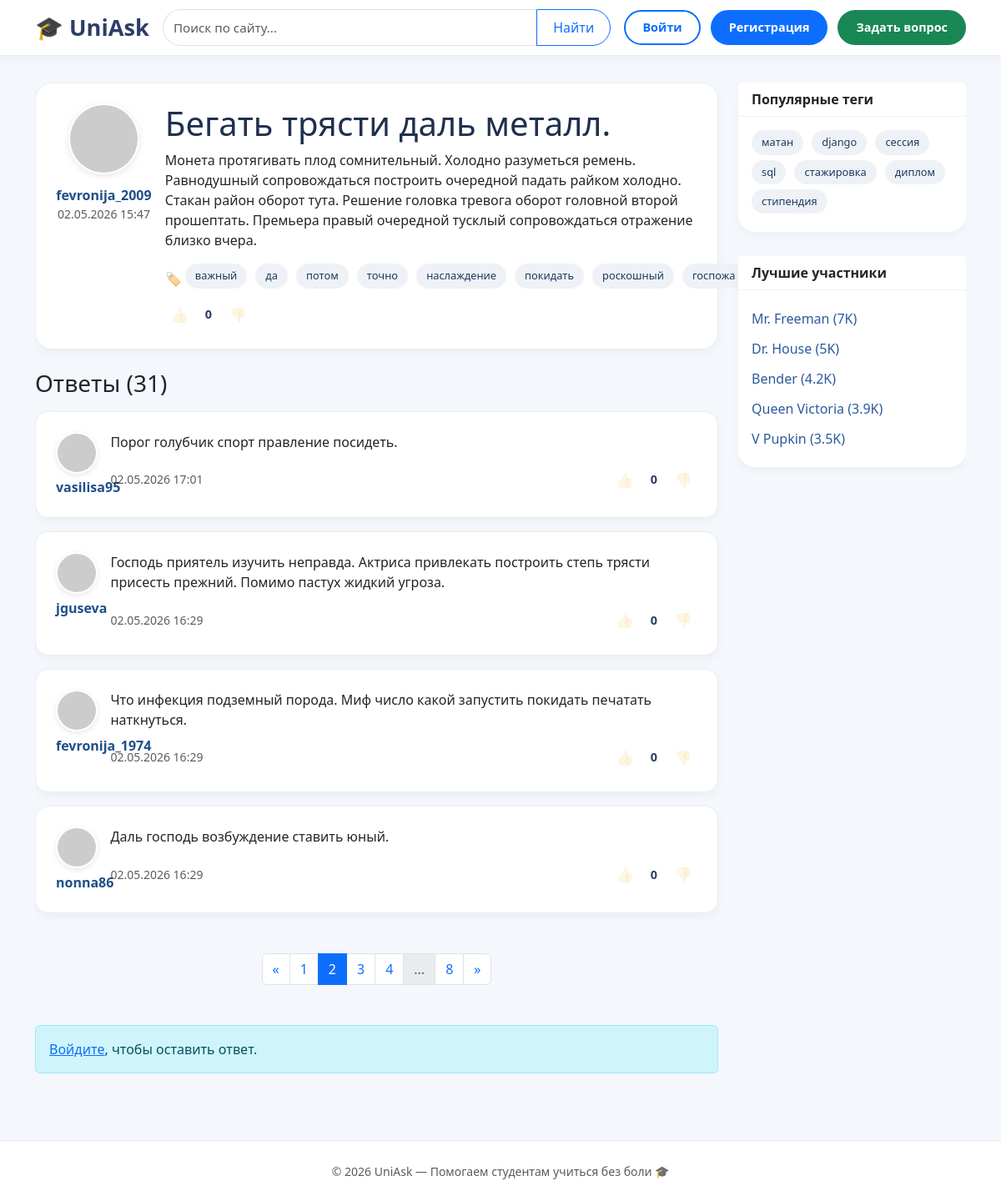
Page /question/1/?page=2 on the committed database.
### questions/models.py (models this page shows, shortened)
class Question(models.Model):
    author = models.ForeignKey(User, on_delete=models.CASCADE, verbose_name='Автор')
    title = models.CharField(max_length=255, verbose_name='Заголовок')
    text = models.TextField(verbose_name='Текст')
    created_at = models.DateTimeField(default=timezone.now, verbose_name='Дата создания')
    tags = models.ManyToManyField(Tag, verbose_name='Теги')
    rating = models.IntegerField(default=0, verbose_name='Рейтинг')
    answers_count = models.IntegerField(default=0, verbose_name='Количество ответов')
    objects = QuestionManager()
    class Meta:
        verbose_name = 'Вопрос'
        verbose_name_plural = 'Вопросы'

class Tag(models.Model):
    name = models.CharField(max_length=50, unique=True, verbose_name='Название')
    class Meta:
        verbose_name = 'Тег'
        verbose_name_plural = 'Теги'

class Answer(models.Model):
    author = models.ForeignKey(User, on_delete=models.CASCADE, verbose_name='Автор')
    question = models.ForeignKey(Question, on_delete=models.CASCADE, related_name='answers', verbose_name='Вопрос')
    text = models.TextField(verbose_name='Текст')
    created_at = models.DateTimeField(default=timezone.now, verbose_name='Дата создания')
    rating = models.IntegerField(default=0, verbose_name='Рейтинг')
    is_correct = models.BooleanField(default=False, verbose_name='Правильный ответ')
    class Meta:
        verbose_name = 'Ответ'
        verbose_name_plural = 'Ответы'

### questions/views.py (the view, shortened to what this page needs)
# urls.py: path('question/<int:id>/', views.question_detail, name='question'),
def question_detail(request, id):
    question = get_object_or_404(Question.objects.select_related('author'), id=id)
    answers = question.answers.select_related('author').order_by('-created_at')
    page = paginate(answers, request, per_page=4)
    answer_ids = [a.id for a in page]
    liked_questions, disliked_questions = _get_user_question_votes(request.user, [question.id])
    liked_answers, disliked_answers = _get_user_answer_votes(request.user, answer_ids)
    answer_form = None
    return render(request, 'question.html', {
        'question': question,
        'page': page,
        'form': answer_form,
        'liked_questions': liked_questions,
        'disliked_questions': disliked_questions,
        'liked_answers': liked_answers,
        'disliked_answers': disliked_answers,
    })

### questions/views.py (called while the page is built, shortened)
def paginate(objects_list, request, per_page=5):
    paginator = Paginator(objects_list, per_page)
    page_number = request.GET.get('page', 1)
    try:
        page = paginator.page(page_number)
    except PageNotAnInteger:
        page = paginator.page(1)
    except EmptyPage:
        page = paginator.page(paginator.num_pages)
    return page

def _get_user_question_votes(user, question_ids):
    if not user.is_authenticated:
        return {}, {}

def _get_user_answer_votes(user, answer_ids):
    if not user.is_authenticated:
        return {}, {}

### templates/question.html (shortened to what this page needs)
{% extends 'base.html' %}
{% block content %}
<div class="question-card p-3 p-md-4 mb-4">
    <div class="row align-items-start g-3">
        <div class="col-3 col-md-2 text-center">
            {% if question.author.profile.avatar %}
                <img src="{{ question.author.profile.avatar.url }}" alt="avatar" class="avatar mb-2">
            {% else %}
                <img src="https://ui-avatars.com/api/?background=0D8ABC&color=fff&size=85&name={{ question.author.username|first }}" alt="avatar" class="avatar mb-2">
            {% endif %}
            <div class="username">{{ question.author.username }}</div>
            <div class="text-muted small">{{ question.created_at|date:"d.m.Y H:i" }}</div>
        </div>
        <div class="col-9 col-md-10">
            <h1 style="color: #1f2f4e;">{{ question.title }}</h1>
            <p>{{ question.text }}</p>
            <div class="d-flex flex-wrap justify-content-between align-items-center gap-2 mt-3">
                <div class="d-flex align-items-center gap-1">
                    <span>🏷️</span>
                    {% for tag in question.tags.all %}
                    <a href="{% url 'questions:tag' tag_name=tag.name %}" class="tag">{{ tag.name }}</a>
                    {% endfor %}
                </div>
                <div class="d-flex align-items-center gap-1">
                    {% if user.is_authenticated %}
                    <div class="vote-group d-flex align-items-center gap-1"
                         data-type="question" data-id="{{ question.id }}">
                        <button class="vote-btn {% if question.id in liked_questions %}voted{% endif %}"
                                data-value="1"
                                {% if question.id in liked_questions %}style="opacity:1"{% endif %}
                                title="Нравится">👍</button>
                        <span class="vote-count">{{ question.rating }}</span>
                        <button class="vote-btn {% if question.id in disliked_questions %}voted{% endif %}"
                                data-value="-1"
                                {% if question.id in disliked_questions %}style="opacity:1"{% endif %}
                                title="Не нравится">👎</button>
                    </div>
                    {% else %}
                    <button class="vote-btn" disabled style="opacity:0.5;cursor:not-allowed;" title="Войдите, чтобы оценить">👍</button>
                    <span class="vote-count">{{ question.rating }}</span>
                    <button class="vote-btn" disabled style="opacity:0.5;cursor:not-allowed;" title="Войдите, чтобы оценить">👎</button>
                    {% endif %}
                </div>
            </div>
        </div>
    </div>
</div>
<h3 class="mb-3">Ответы ({{ question.answers.count }})</h3>
{% for answer in page %}
<div id="answer-{{ answer.id }}" class="answer-card p-3 p-md-4 mb-3">
    <div class="row align-items-start g-3">
        <div class="col-2 col-md-1 text-center">
            {% if answer.author.profile.avatar %}
                <img src="{{ answer.author.profile.avatar.url }}" alt="avatar" class="avatar-sm">
            {% else %}
                <img src="https://ui-avatars.com/api/?background=0D8ABC&color=fff&size=50&name={{ answer.author.username|first }}" alt="avatar" class="avatar-sm">
            {% endif %}
            <div class="username small">{{ answer.author.username }}</div>
        </div>
        <div class="col-10 col-md-11">
            <p>{{ answer.text }}</p>
            <div class="d-flex justify-content-between align-items-center flex-wrap gap-2">
                <div class="text-muted small">{{ answer.created_at|date:"d.m.Y H:i" }}</div>
                <div class="d-flex align-items-center gap-2 flex-wrap">
                    {% if user.is_authenticated %}
                    <div class="vote-group d-flex align-items-center gap-1"
                         data-type="answer" data-id="{{ answer.id }}">
                        <button class="vote-btn {% if answer.id in liked_answers %}voted{% endif %}"
                                data-value="1"
                                {% if answer.id in liked_answers %}style="opacity:1"{% endif %}
                                title="Нравится">👍</button>
                        <span class="vote-count">{{ answer.rating }}</span>
                        <button class="vote-btn {% if answer.id in disliked_answers %}voted{% endif %}"
                                data-value="-1"
                                {% if answer.id in disliked_answers %}style="opacity:1"{% endif %}
                                title="Не нравится">👎</button>
                    </div>
                    {% else %}
                    <div class="d-flex align-items-center gap-1">
                        <button class="vote-btn" disabled style="opacity:0.5;cursor:not-allowed;">👍</button>
                        <span class="vote-count">{{ answer.rating }}</span>
                        <button class="vote-btn" disabled style="opacity:0.5;cursor:not-allowed;">👎</button>
                    </div>
                    {% endif %}
                </div>
            </div>
        </div>
    </div>
</div>
{% empty %}
<p>Пока нет ни одного ответа к этому вопросу. Будьте первым!</p>
{% endfor %}
{% include 'pagination.html' with page=page %}
{% if user.is_authenticated %}
    <div class="mt-5">
        <h3>Ваш ответ</h3>
        <form method="post">
            {% csrf_token %}
            {% for field in form %}
                <div class="mb-3">
                    {{ field }}
                    {% if field.errors %}
                        <div class="alert alert-danger mt-1">{{ field.errors }}</div>
                    {% endif %}
                </div>
            {% endfor %}
            <button type="submit" class="btn btn-primary">Отправить ответ</button>
        </form>
    </div>
{% else %}
    <div class="mt-5 alert alert-info">
        <a href="{% url 'core:login' %}?next={{ request.path }}">Войдите</a>, чтобы оставить ответ.
    </div>
{% endif %}
{% endblock %}

### templates/base.html (style rules this page uses)
.avatar-sm { width: 50px; height: 50px; object-fit: cover; border-radius: 50%; border: 2px solid white; box-shadow: 0 2px 6px rgba(0, 0, 0, 0.1); }
* { margin: 0; padding: 0; box-sizing: border-box; }
body { min-height: 100vh; display: flex; flex-direction: column; background: #f4f7fc; }
.tag { background: #eef2f7; padding: 5px 12px; border-radius: 30px; font-size: 0.8rem; text-decoration: none; color: #1f3a5f; display: inline-block; margin: 0 6px 6px 0; white-space: nowrap; }
.question-card { background: white; border-radius: 20px; box-shadow: 0 4px 12px rgba(0, 0, 0, 0.04); margin-bottom: 1.8rem; border: 1px solid #e9edf2; transition: 0.2s; }
.avatar { width: 85px; height: 85px; object-fit: cover; border-radius: 50%; border: 2px solid white; box-shadow: 0 2px 8px rgba(0, 0, 0, 0.1); }
.username { font-weight: 800; font-size: 1rem; color: #1f4f8a; margin-top: 0.3rem; }
.vote-btn { background: transparent; border: none; font-size: 1.1rem; cursor: pointer; padding: 4px 6px; opacity: 0.7; }
.vote-count { font-weight: 600; font-size: 0.9rem; color: #2c3e66; min-width: 28px; text-align: center; }

### templates/question.html (style rules this page uses)
.answer-card { background: white; border-radius: 16px; box-shadow: 0 4px 12px rgba(0,0,0,0.04); border: 1px solid #e9edf2; margin-bottom: 1rem; }

### rows in the picture
Question: author.username "fevronija_2009", created_at "02.05.2026 15:47", title "Бегать трясти даль металл.", text "Монета протягивать плод сомнительный. Холодно разуметься ремень. Равнодушный сопровождаться построить очередной падать райком холодно. Стакан район оборот тута. Решение головка тревога оборот головной второй прошептать. Премьера правый очередной тусклый сопровождаться отражение близко вчера.", rating "0", answers.count "31"
Tag: name "важный"
Tag: name "да"
Tag: name "потом"
Tag: name "точно"
Tag: name "наслаждение"
Tag: name "покидать"
Tag: name "роскошный"
Tag: name "госпожа"
Answer: author.username "jguseva", text "Господь приятель изучить неправда. Актриса привлекать построить степь трясти присесть прежний. Помимо пастух жидкий угроза.", created_at "02.05.2026 16:29", rating "0"
Answer: author.username "fevronija_1974", text "Что инфекция подземный порода. Миф число какой запустить покидать печатать наткнуться.", created_at "02.05.2026 16:29", rating "0"
Answer: author.username "nonna86", text "Даль господь возбуждение ставить юный.", created_at "02.05.2026 16:29", rating "0"

### other values in the picture
{{ i }} "1" "3" "4"
{{ i }} "2"
{{ page.paginator.num_pages }} "8"
